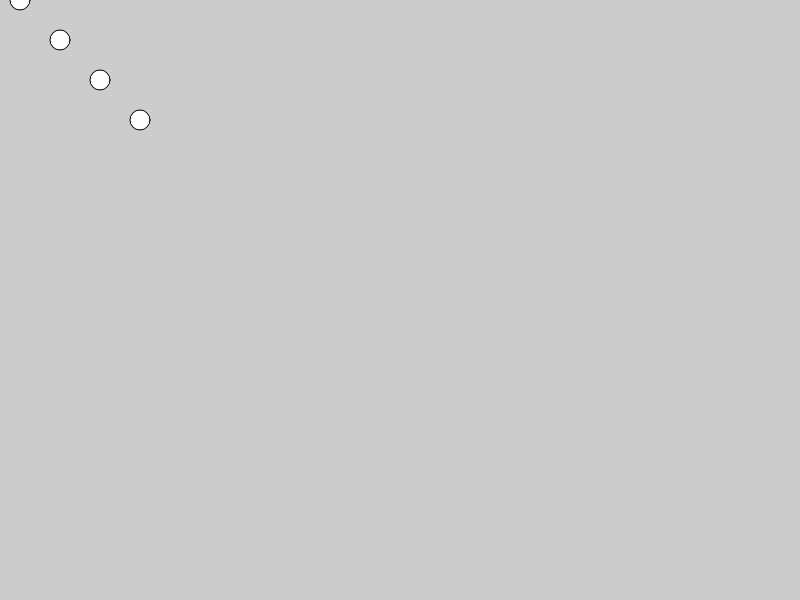
Frame 1 (no input)
Frame 60 (no input): identical to frame 1, image omitted
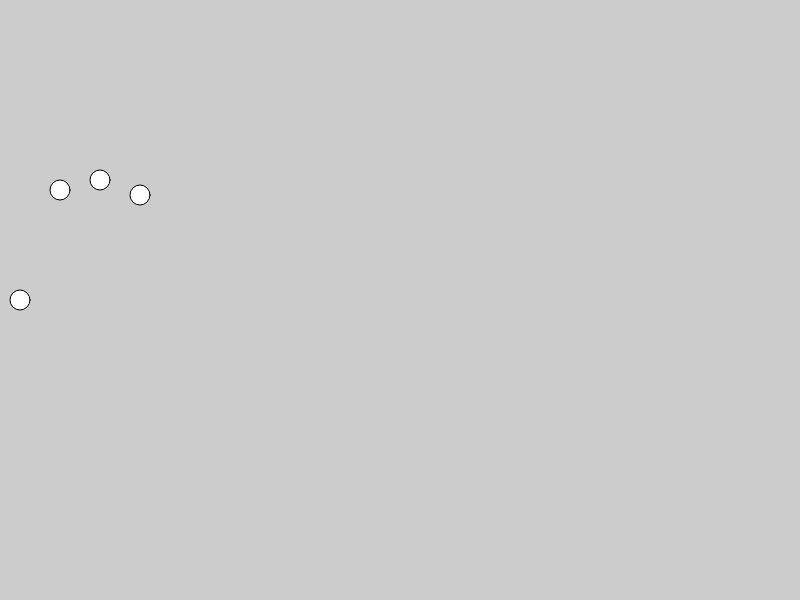
Frame 120 (the mouse pressed at the canvas centre since frame 60)

The p5.js sketch that drew these frames (run headless with seeded random() and noise() and a simulated clock; from frame 60 on, the mouse is pressed at the canvas centre):

// p5.js sketch
// ── sketch.js

var x = 20;
var y = 222;
function setup() {
  // put setup code here
createCanvas(800,600);
}

function draw() {
  background(204);
  ellipse(x, mouseY, 20, 20);
  ellipse(x+40,mouseY/2+40,20,20);
  ellipse(x+80,mouseY/3+80,20,20);
  ellipse(x+120,mouseY/4+120,20,20);

}
